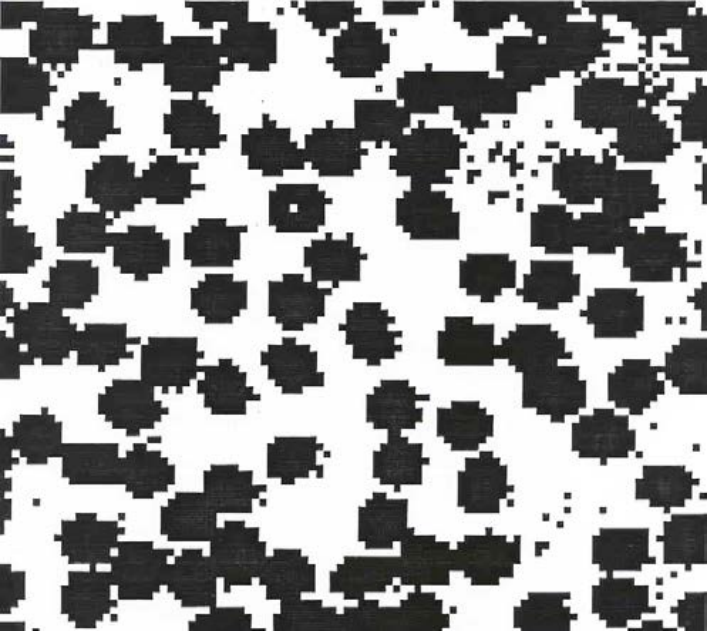
#> input picture Morphology/cells.png, 710 x 632 px
$ python morphology.py
#> lines starting #> are read from the running program, lines starting #| are printed output that depends on the picture; after the words box and inside, x2 and y2 are one past the last pixel; in counts of white or black regions, pixels touching at a corner belong together
import cv2
import numpy as np

src_im = cv2.imread('cells.png')
#> src_im is the input picture: shape (632, 710, 3); mean B, G, R 150.1, 150.3, 150.2
src_im = cv2.cvtColor(src_im, cv2.COLOR_BGR2GRAY)
#> src_im: shape (632, 710)
cv2.imshow('morphology', src_im)
cv2.waitKey(0)

im = cv2.adaptiveThreshold(src_im,255,cv2.ADAPTIVE_THRESH_MEAN_C, cv2.THRESH_BINARY, 11, 2)
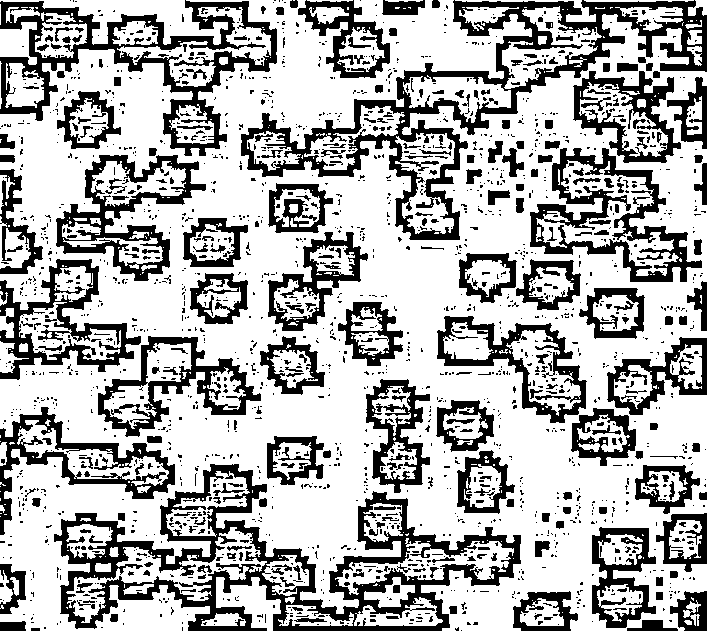
#> im: shape (632, 710); 69.3% white; 1934 black regions (1640 under 20 px), largest, box (x1, y1, x2, y2) and area: (54, 464, 521, 631) 18690, (241, 0, 707, 240) 16481, (0, 0, 277, 156) 9883
ret, im = cv2.threshold(src_im,127,255,cv2.THRESH_BINARY_INV)
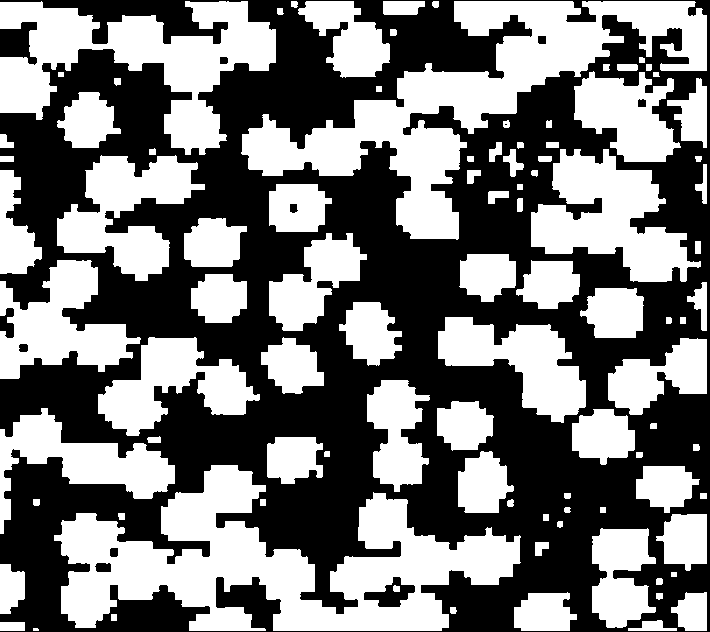
#> im: shape (632, 710); 47.7% white; 95 white regions (1 under 20 px), largest, box (x1, y1, x2, y2) and area: (54, 465, 521, 631) 35823, (241, 1, 707, 240) 30933, (0, 1, 276, 155) 18350
cv2.imshow('morphology', im)
cv2.waitKey(0)

kernel = cv2.getStructuringElement(cv2.MORPH_ELLIPSE, (10,10))
erosion = cv2.erode(im,kernel,iterations = 3)
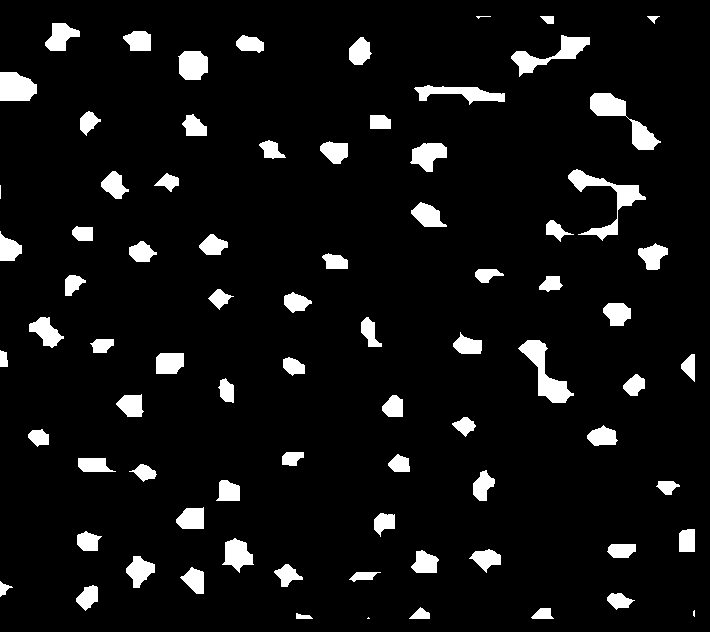
#> erosion: shape (632, 710); 6.9% white; 79 white regions (4 under 20 px), largest, box (x1, y1, x2, y2) and area: (568, 169, 646, 241) 1306, (590, 93, 661, 150) 1263, (518, 340, 574, 403) 1237
dilation = cv2.dilate(erosion,kernel,iterations = 3)
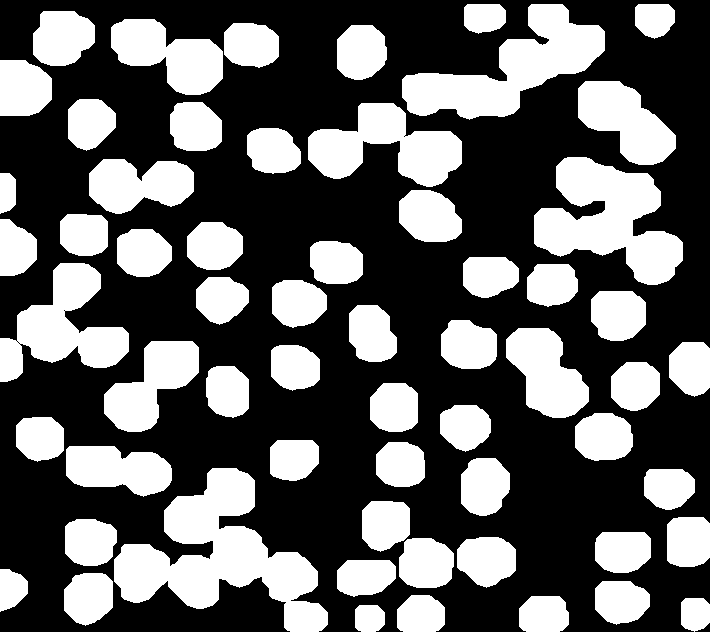
#> dilation: shape (632, 710); 38.1% white; 60 white regions, largest, box (x1, y1, x2, y2) and area: (114, 468, 328, 632) 15122, (534, 157, 683, 285) 10493, (402, 4, 605, 120) 10028
cv2.imshow('morphology', dilation)
cv2.waitKey(0)

#Connected-component labeling

def get_neighbor_idxs(cur_idx,  connect_4=True):
  i,j = cur_idx
  arr = [[i-1,j], [i+1,j], [i,j-1], [i,j+1]]
  if not connect_4:
    arr += [[i-1,j+1],[i+1,j-1],[i+1,j+1],[i-1,j-1]]
  return arr

idxs =  np.argwhere(dilation != 0)
#> idxs = 170749 pairs, first value 4 to 631, second value 0 to 709
labeled_mask = dilation == 0
label_array = np.zeros_like(dilation) - 1
label = 0
for idx in idxs:
  i,j = idx[0], idx[1]
  if not labeled_mask[i, j]:
    queue = [(i,j)]
    while queue:
      cur_i, cur_j = queue.pop()
      if cur_i < 0 or cur_i >= dilation.shape[0] or cur_j < 0 or cur_j >= dilation.shape[1] or labeled_mask[cur_i, cur_j]:
        continue
      labeled_mask[cur_i, cur_j] = True
      label_array[cur_i, cur_j] = label
      neighbor_idxs = get_neighbor_idxs((cur_i,cur_j))
      queue += neighbor_idxs
    label +=1
#> this loop made 170749 passes
#> idx on passes 2 to 7: [4, 468], [4, 469], [4, 470], [4, 471], [4, 472], [4, 473]
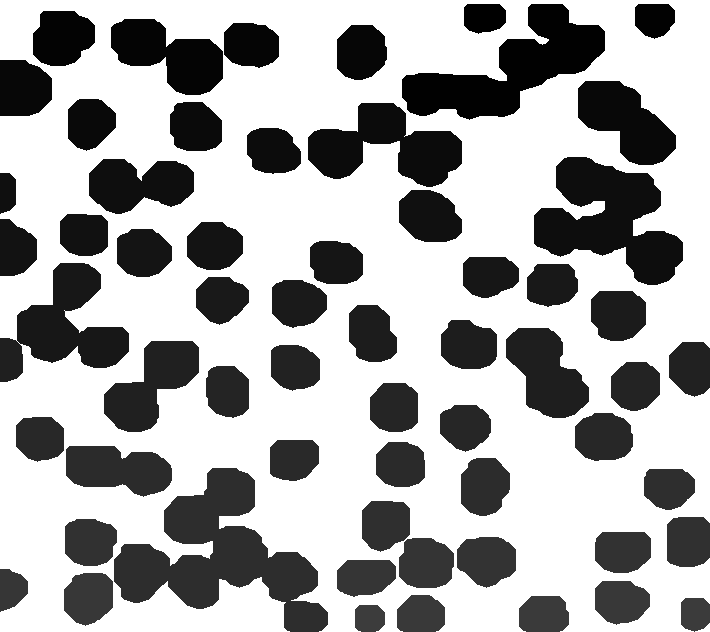
#> label_array: shape (632, 710); min 0, max 255, mean 168.2
#> labeled_mask: shape (632, 710) bool; every value is 1

print('Number of cells:',label)
#| Number of cells: 61
print('Total area:', (dilation != 0).astype(np.uint8).sum())
#| Total area: 170749

chosen_label = 50
test = np.zeros_like(dilation, np.uint8)
test[label_array == chosen_label] = 255
cv2.imshow('morphology', test)
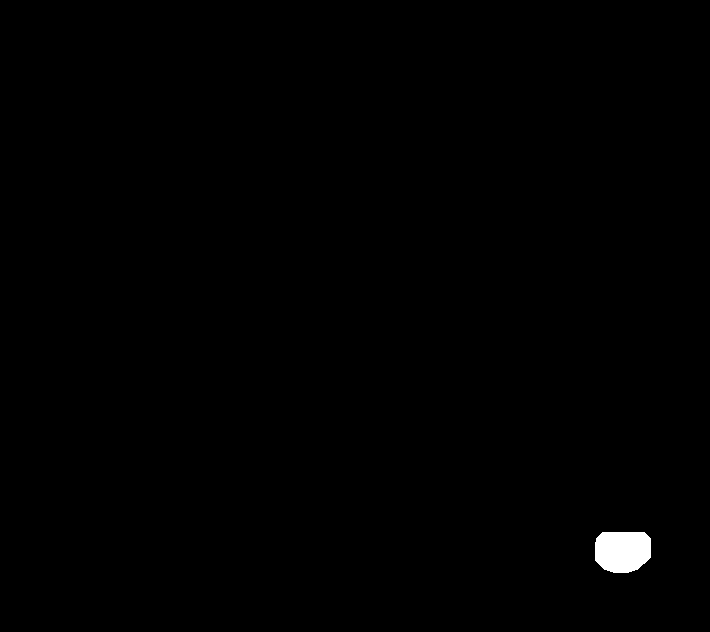
#> window 'morphology': shape (632, 710); 0.45% white; 1 white region, box (x1, y1, x2, y2) and area: (595, 532, 651, 573) 2013
cv2.waitKey(0)
